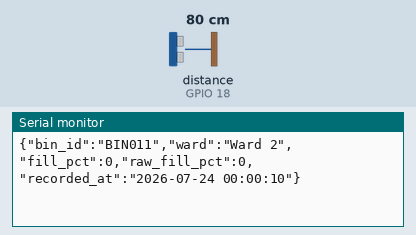
Recording of a sketch running on a simulated ESP32. Parts: the last lines printed to the serial monitor. The inputs (shaded band) are chosen by the test bench; at power-on: distance to the obstacle (sensor on GPIO 18) 80 cm. The echo pulse lasts 58.3 µs per cm.

Above: at 10.8 s.
10.9 s: distance to the obstacle (sensor on GPIO 18) set to 4 cm
At 16.3 s:
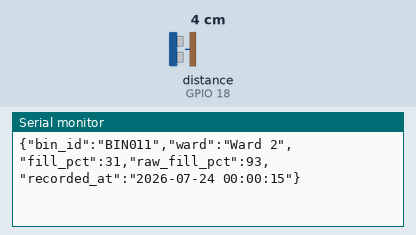
18.4 s: distance to the obstacle (sensor on GPIO 18) set to 2 cm
At 21.3 s:
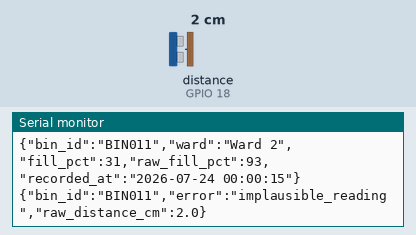

The sketch:

sketch.ino
```cpp
/* ===========================================================
   Bin Watch — sensing node (Wokwi / ESP32 simulation)
   ---------------------------------------------------------
   Simulates an ultrasonic distance sensor mounted at the top
   of a bin. Distance to trash = how empty it is, so fill_pct
   is calculated from that distance.

   Requirements satisfied here (matches the problem statement):
   - Non-blocking timing using millis(), NOT delay()
   - Plausibility check that rejects impossible readings
   - Smoothing (moving average) so one spike isn't mistaken
     for a real change
   - Output uses the SAME field names as data.json / bins.csv
     so this "plugs into" the dashboard
   =========================================================== */

#include <Arduino.h>

// ---------- Pins (HC-SR04 ultrasonic sensor, simulated in Wokwi) ----------
const int TRIG_PIN = 5;
const int ECHO_PIN = 18;

// ---------- Bin physical setup ----------
const float BIN_HEIGHT_CM = 60.0;   // distance from sensor to bottom of empty bin
const float MIN_VALID_CM  = 2.0;    // anything closer than this is implausible
const float MAX_VALID_CM  = 400.0;  // HC-SR04 max usable range

// ---------- Identity (matches bin_id / ward in the dataset) ----------
const char* BIN_ID = "BIN011";
const char* WARD    = "Ward 2";

// ---------- Non-blocking timing state ----------
unsigned long lastReadTime = 0;
const unsigned long READ_INTERVAL_MS = 5000; // take a reading every 5 seconds

// ---------- Smoothing state (simple moving average) ----------
const int SMOOTHING_WINDOW = 5;
int fillHistory[SMOOTHING_WINDOW];
int historyCount = 0;
int historyIndex = 0;

void setup() {
  Serial.begin(115200);
  pinMode(TRIG_PIN, OUTPUT);
  pinMode(ECHO_PIN, INPUT);
  for (int i = 0; i < SMOOTHING_WINDOW; i++) fillHistory[i] = -1;
  Serial.println("Bin Watch sensing node started.");
}

void loop() {
  // ---- Non-blocking schedule: check the clock, never freeze with delay() ----
  unsigned long now = millis();
  if (now - lastReadTime >= READ_INTERVAL_MS) {
    lastReadTime = now;
    takeReading();
  }

  // Other work (network checks, button reads, etc.) could run freely
  // here because loop() is never blocked.
}

void takeReading() {
  float distanceCm = readUltrasonicDistanceCm();

  // ---- Plausibility check: reject impossible physical readings ----
  if (distanceCm < MIN_VALID_CM || distanceCm > MAX_VALID_CM) {
    Serial.println("{\"bin_id\":\"" + String(BIN_ID) +
                    "\",\"error\":\"implausible_reading\",\"raw_distance_cm\":" +
                    String(distanceCm, 1) + "}");
    return; // discard — do not feed a bad value into the smoothing history
  }

  // Convert distance-to-trash into a fill percentage.
  // Closer distance = fuller bin.
  int rawFillPct = (int) ((1.0 - (distanceCm / BIN_HEIGHT_CM)) * 100.0);
  rawFillPct = constrain(rawFillPct, 0, 100);

  // ---- Smoothing: push into circular buffer, then average ----
  fillHistory[historyIndex] = rawFillPct;
  historyIndex = (historyIndex + 1) % SMOOTHING_WINDOW;
  if (historyCount < SMOOTHING_WINDOW) historyCount++;

  int smoothedFillPct = movingAverage();

  // ---- Output: same field names as bins.csv / data.json ----
  String recordedAt = fakeTimestamp(); // Wokwi has no RTC by default; see README
  String json = "{";
  json += "\"bin_id\":\"" + String(BIN_ID) + "\",";
  json += "\"ward\":\"" + String(WARD) + "\",";
  json += "\"fill_pct\":" + String(smoothedFillPct) + ",";
  json += "\"raw_fill_pct\":" + String(rawFillPct) + ",";
  json += "\"recorded_at\":\"" + recordedAt + "\"";
  json += "}";

  Serial.println(json);
}

// Simulated ultrasonic read. In real Wokwi wiring this pulses TRIG and
// times ECHO; kept here as a clearly-labelled simulation function so the
// plausibility/smoothing logic above is easy to test with the Serial Monitor.
float readUltrasonicDistanceCm() {
  digitalWrite(TRIG_PIN, LOW);
  delayMicroseconds(2);
  digitalWrite(TRIG_PIN, HIGH);
  delayMicroseconds(10);
  digitalWrite(TRIG_PIN, LOW);

  long duration = pulseIn(ECHO_PIN, HIGH, 30000); // 30ms timeout, non-blocking-safe
  if (duration == 0) {
    return -1; // sensor timeout -> will fail the plausibility check on purpose
  }
  float distanceCm = duration * 0.0343 / 2.0;
  return distanceCm;
}

int movingAverage() {
  long sum = 0;
  for (int i = 0; i < historyCount; i++) sum += fillHistory[i];
  return (int) (sum / historyCount);
}

// Wokwi simulations don't have real network time by default.
// This produces a readable placeholder timestamp using millis().
// Swap for NTP (real Wi-Fi time) once this runs on real hardware — see README.
String fakeTimestamp() {
  unsigned long totalSeconds = millis() / 1000;
  unsigned long h = (totalSeconds / 3600) % 24;
  unsigned long m = (totalSeconds / 60) % 60;
  unsigned long s = totalSeconds % 60;
  char buf[9];
  sprintf(buf, "%02lu:%02lu:%02lu", h, m, s);
  return "2026-07-24 " + String(buf); // demo date + running clock
}
```

Measured:
- the behaviour switches between 3 and 2 cm on distance to the obstacle (sensor on GPIO 18) (found by bisection; images 1 and 2)
- after the input at 10.9 s, the serial monitor: prints a new line after 4.1 s (image 1)
- after the input at 18.4 s, the serial monitor: prints a new line after 1.6 s (image 2)
